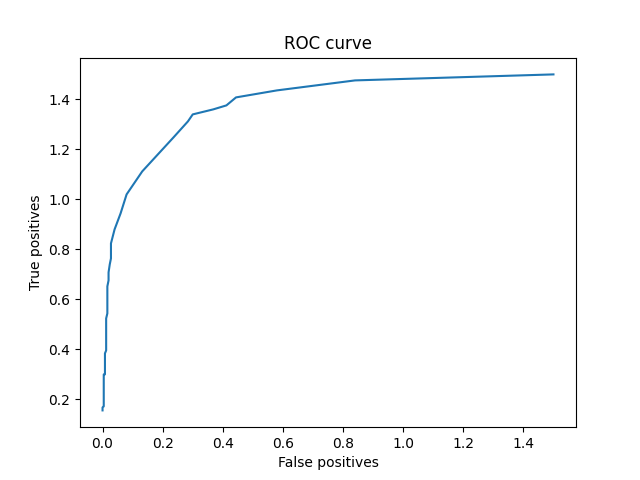

Reproduce this figure in Python.
import random 
import numpy as np
import math
import matplotlib.pyplot as plot
from scipy.stats import norm



class roc(): 
    def __init__(self, N, nMC):
        self._mp = [0, 0]
        self._mn = [1, 1]
        self._N = N  # numero di campioni 
        self._sigma = 0.5  # varianza
        self._nMC = nMC
        # preparazione del dataset
        # self._dataset = self._dataset_generation()                                                                                                                                                                                             


    def _data_generation(self, m0, m1, sigma, N, label): 
        data = np.zeros((N, 3)) # inzializzazione del vettore 
        data[:, 0] = np.random.normal(m0, math.sqrt(sigma), (1, N))
        data[:, 1] = np.random.normal(m1, math.sqrt(sigma), (1, N))
        data[:, 2] = np.ones(N)*label
        return data

    def _dataset_generation(self):
        data_positive = self._data_generation(self._mp[0], self._mp[1], self._sigma, int(self._N/2), 1)
        data_negative = self._data_generation(self._mn[0], self._mn[1], self._sigma, int(self._N/2), -1)
        dataset = np.concatenate((data_positive, data_negative), axis=0) # tutti i dati in una sola matrice
        indices = np.arange(dataset.shape[0])  # shuffle del dataset 
        np.random.shuffle(indices)
        dataset = dataset[indices]  
        # print(dataset.shape)
        return dataset
    
    def _likelihood_ratio(self, x0, x1): 
        lpx0 = norm.pdf(x0, self._mp[0], math.sqrt(self._sigma))  # likelihood of being positive
        lpx1 = norm.pdf(x1, self._mp[1],math.sqrt(self._sigma))
        lp = lpx0 * lpx1  # per distrubuzioni indipendenti la congiunta è il prodotto delle marignali 

        lnx0 = norm.pdf(x0, self._mn[0], math.sqrt(self._sigma))  # likelihood of being negative
        lnx1 = norm.pdf(x1, self._mn[1],math.sqrt(self._sigma))
        ln = lnx0 * lnx1

        ratio = lp/ln
        return ratio

    def _get_gammas(self):
        first_part = np.linspace(0, 1, 10)
        second_part = np.linspace(1, 100, 99)
        gammas = np.concatenate((first_part, second_part))
        return gammas
    
    def _np_test(self, x0, x1, gamma): 
        res = 0
        ratio = self._likelihood_ratio(x0, x1)
        if ratio >= gamma:
            res = 1
        else:
            res = -1
        return res

    def _roc_points(self, dataset, gammas):
        # gammas = self._get_gammas()
        points = np.ones((len(gammas), 2))
        for j in range(len(gammas)):
            gamma = gammas[j]
            fp = 0  # number of false positives
            tp = 0  # number of true positives
            for i in range(dataset.shape[0]):
                sample = dataset[i]
                res = self._np_test(sample[0], sample[1], gamma)   # CLASSIFICAZIONE
                if sample[2]==1 and res==1:
                    tp = tp + 1
                if sample[2]==-1 and res==1:
                    fp = fp + 1
            points[j] = [fp, tp]

        # plot.figure()
        # plot.plot(points[:, 0], points[:, 1])
        # plot.savefig('roc.png')
        return points
    
    def montecarlo(self):
        gammas = self._get_gammas()
        tp = np.ones((self._nMC, len(gammas)))
        fp = np.ones((self._nMC, len(gammas)))
        for i in range(self._nMC):
            dataset = self._dataset_generation()
            points = self._roc_points(dataset, gammas)
            fp[i] = points[:, 0]
            tp[i] = points[:, 1]
            print('Montecarlo run '+str(i+1))
        len_dataset = dataset.shape[0]
        mean_fp = np.sum(fp, axis=0) / len_dataset
        mean_tp = np.sum(tp, axis=0) / len_dataset
        print('Complete')
        return [mean_fp, mean_tp]
    
    def plot_result(self, fp, tp):
        plot.figure()
        plot.plot(fp, tp)
        plot.xlabel('False positives')
        plot.ylabel('True positives')
        plot.title('ROC curve')
        plot.savefig('roc.png')
        print('Graifco salvato nella directory di lavoro')


N = 150
nMC = 5
obj = roc(N, nMC)
# dataset = obj._dataset_generation()
# gammas = obj._get_gammas()
fp, tp = obj.montecarlo()
obj.plot_result(fp, tp)





